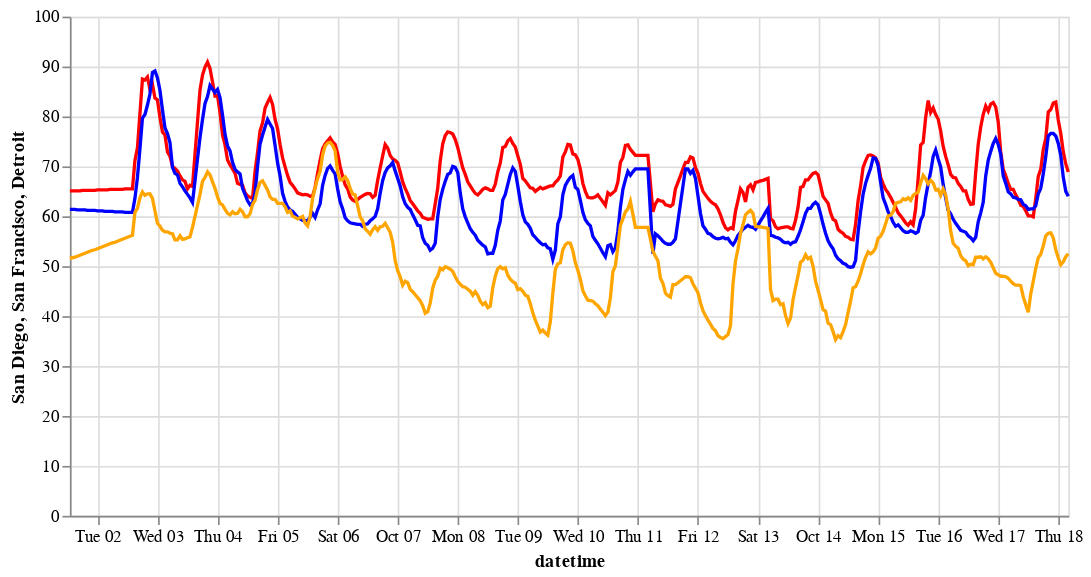

The notebook cell saved with this chart:
### Markdown cell above
We can input these three charts to the `alt.layer` function, but see below for a way to do this with less typing.

### Code cell
alt.layer(chart_list[0], chart_list[1], chart_list[2])

### Figure 1 — Vega-Lite specification as saved in the notebook (floating-point values rounded to 4 significant figures; data arrays with more than 128 entries replaced by an {"elided": "..."} marker saying what was removed)
{"config": {"view": {"continuousWidth": 400, "continuousHeight": 300}}, "layer": [{"mark": "line", "encoding": {"color": {"value": "red"}, "x": {"field": "datetime", "type": "temporal"}, "y": {"field": "San Diego", "type": "quantitative"}}, "width": 600}, {"mark": "line", "encoding": {"color": {"value": "blue"}, "x": {"field": "datetime", "type": "temporal"}, "y": {"field": "San Francisco", "type": "quantitative"}}, "width": 600}, {"mark": "line", "encoding": {"color": {"value": "orange"}, "x": {"field": "datetime", "type": "temporal"}, "y": {"field": "Detroit", "type": "quantitative"}}, "width": 600}], "data": {"name": "data-6c6b5ab0244876408b7e2cb558c90b16"}, "$schema": "https://vega.github.io/schema/vega-lite/v4.17.0.json", "datasets": {"data-6c6b5ab0244876408b7e2cb558c90b16": {"elided": "400 records"}}}
